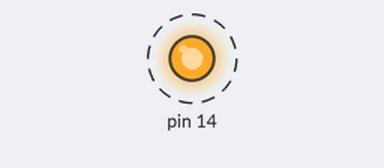
The sketch below on a simulated Arduino Uno, built with avr-gcc and run on an emulated ATmega328P. Parts: output pins drawn as LEDs (lit = HIGH). Dashed ring = blinking.

Above: at 0.5 s.
Timing chart, 0 to 4.6 s (numbered marks = the images above):
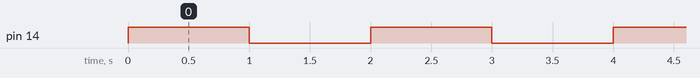

The sketch:

bshade_led_test.ino
```cpp
// bShade LED test
#define C0 14;

void setup()
{
  pinMode(14, OUTPUT);
}

void loop()
{
  digitalWrite (14, HIGH);
  delay(1000);
  digitalWrite(14, LOW);
  delay(1000);
}
```

Measured:
- by itself, pin 14: alternates HIGH for 1.0 s and LOW for 1.0 s
